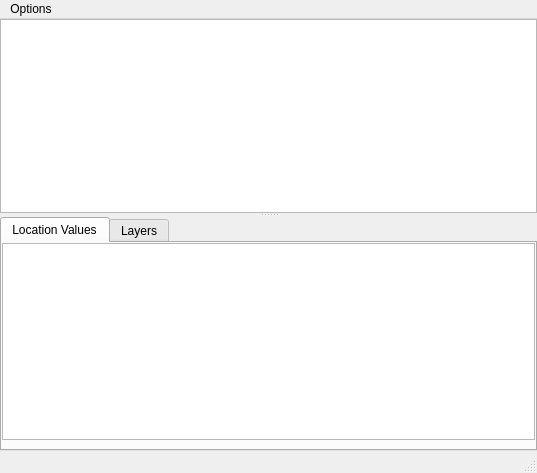
<?xml version="1.0" encoding="UTF-8"?>
<ui version="4.0">
 <class>MainWindow</class>
 <widget class="QMainWindow" name="MainWindow">
  <property name="geometry">
   <rect>
    <x>0</x>
    <y>0</y>
    <width>537</width>
    <height>473</height>
   </rect>
  </property>
  <property name="windowTitle">
   <string>MainWindow</string>
  </property>
  <widget class="QWidget" name="centralwidget">
   <layout class="QVBoxLayout" name="verticalLayout">
    <property name="spacing">
     <number>0</number>
    </property>
    <property name="margin">
     <number>0</number>
    </property>
    <item>
     <widget class="QSplitter" name="splitter">
      <property name="orientation">
       <enum>Qt::Vertical</enum>
      </property>
      <widget class="QGraphicsView" name="graphicsView"/>
      <widget class="QTabWidget" name="tabWidget">
       <property name="currentIndex">
        <number>0</number>
       </property>
       <widget class="QWidget" name="tabLocationValues">
        <attribute name="title">
         <string>Location Values</string>
        </attribute>
        <layout class="QVBoxLayout" name="verticalLayout_2">
         <property name="spacing">
          <number>0</number>
         </property>
         <property name="leftMargin">
          <number>0</number>
         </property>
         <property name="topMargin">
          <number>0</number>
         </property>
         <property name="rightMargin">
          <number>0</number>
         </property>
         <item>
          <widget class="QTextEdit" name="locationValuesTextEdit"/>
         </item>
        </layout>
       </widget>
       <widget class="QWidget" name="tabLayers">
        <attribute name="title">
         <string>Layers</string>
        </attribute>
        <layout class="QVBoxLayout" name="verticalLayout_3">
         <property name="spacing">
          <number>0</number>
         </property>
         <property name="margin">
          <number>0</number>
         </property>
         <item>
          <widget class="QTableView" name="tableViewLayers"/>
         </item>
        </layout>
       </widget>
      </widget>
     </widget>
    </item>
   </layout>
  </widget>
  <widget class="QMenuBar" name="menubar">
   <property name="geometry">
    <rect>
     <x>0</x>
     <y>0</y>
     <width>537</width>
     <height>21</height>
    </rect>
   </property>
   <widget class="QMenu" name="menuOptions">
    <property name="title">
     <string>Options</string>
    </property>
   </widget>
   <addaction name="menuOptions"/>
  </widget>
  <widget class="QStatusBar" name="statusbar"/>
 </widget>
 <resources/>
 <connections/>
</ui>
